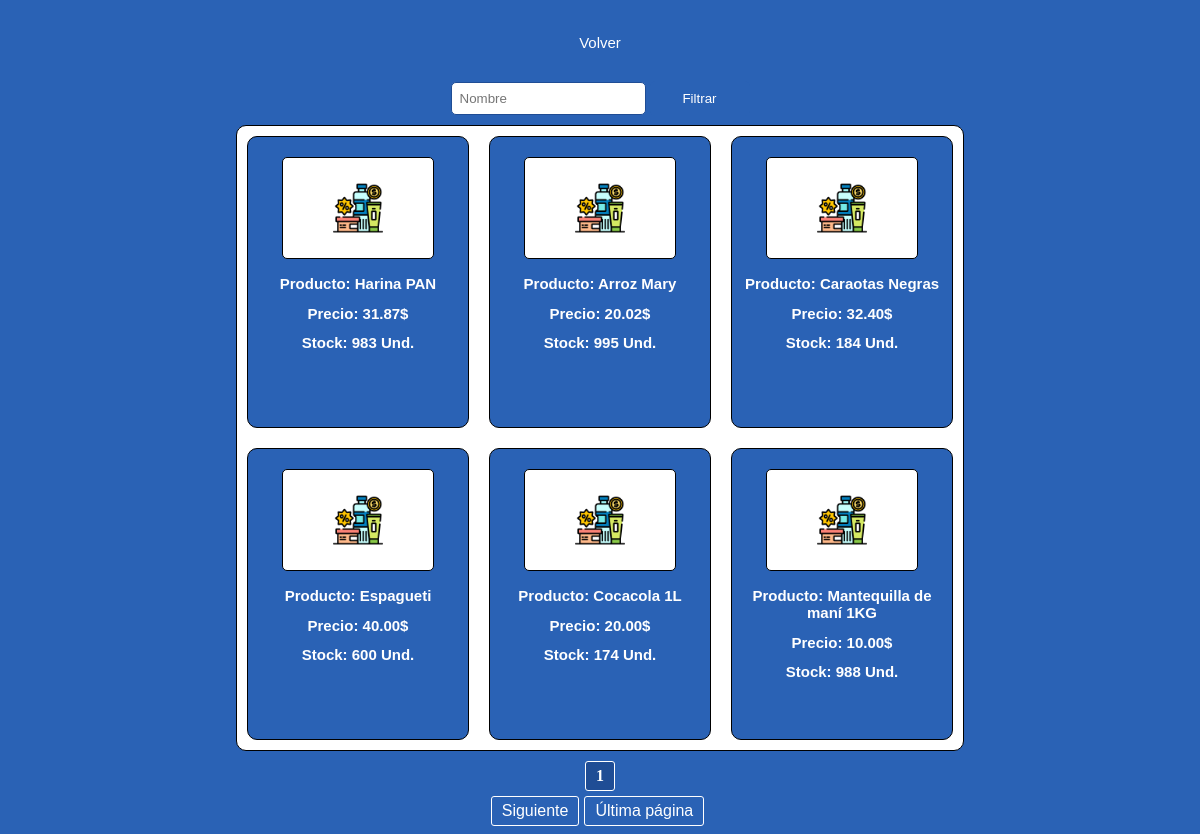
The page /Inventario/lista_productos/ on the database as committed earlier.
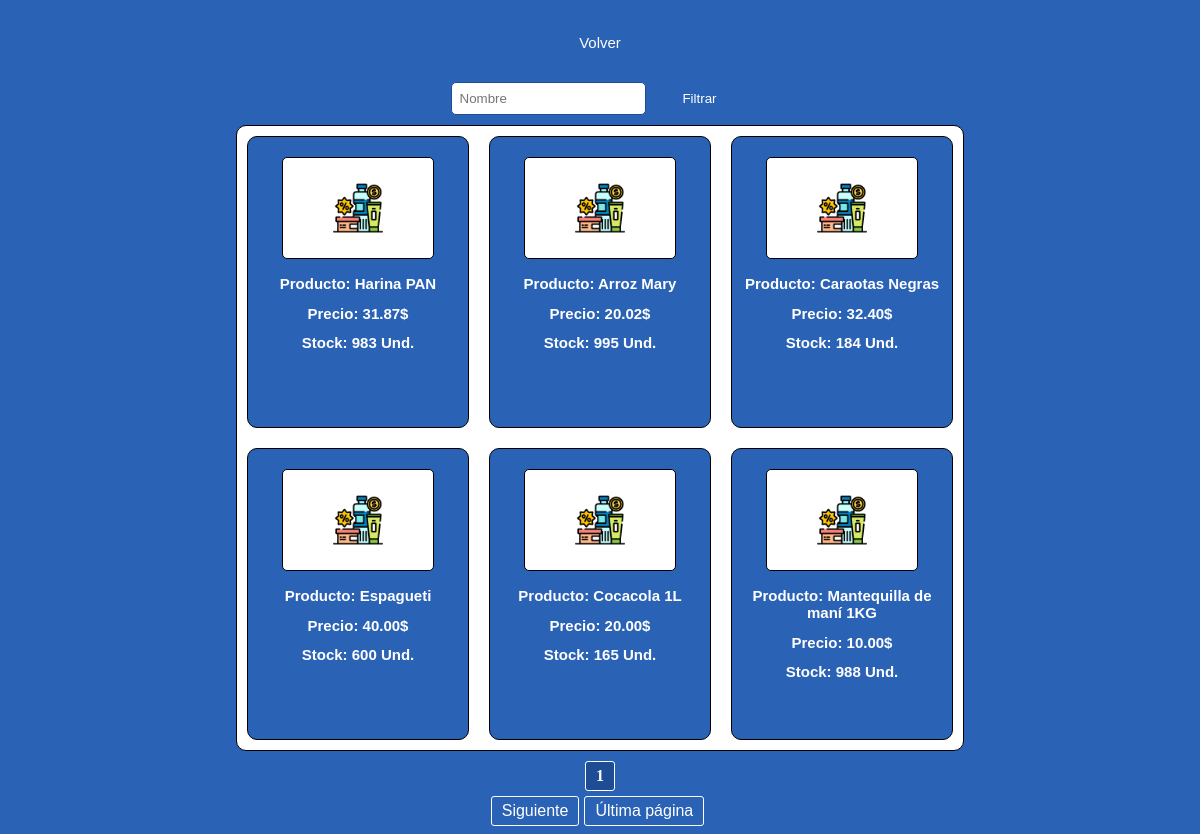
The same page on the database as committed later.
### Inventario/models.py (models this page shows)
class Productos(models.Model):
    nombre = models.CharField(max_length=100)
    codigo = models.IntegerField(unique=True, validators=[validate_unique_name])
    precio = models.DecimalField(max_digits=10, decimal_places=2)
    stock = models.IntegerField()
    proveedor = models.CharField(max_length=100)
    iva = models.IntegerField()

### Inventario/views.py (the view)
# urls.py: path('lista_productos/', views.lista_productos, name= "lista_productos"),
def lista_productos(request):
    filtro = request.GET.get('filtro')
    productos = Productos.objects.all()
    if filtro:
        productos = productos.filter(nombre__icontains=filtro)
    paginator = Paginator(productos, 6)
    page_number = request.GET.get('page')
    page_obj = paginator.get_page(page_number)
    return render(request, 'Inventario/lista_productos.html', {'page_obj': page_obj, 'filtro': filtro})

### Inventario/templates/Inventario/lista_productos.html (shortened to what this page needs)
{% load static %}
<!DOCTYPE html>
<html lang="es">
<head>
    <link rel="stylesheet" type="text/css" href="{% static 'css/lista_productos.css' %}">
</head>
<body>
    <div class="navegacion">
        <nav>
            <ul>
                {% if user.is_authenticated %}
                    <li><a href="{% url 'index_inventario' %}">Volver</a></li>
                    <li><a href="{% url 'logout_usuario' %}">Cerrar Sesión</a></li>
                {% else %}
                    <li><a href="{% url 'index' %}">Volver</a></li>
                {% endif %}
            </ul>
        </nav>
    </div>
    <form method="get" action="{% url 'lista_productos' %}">
        <input type="text" name="filtro" id="filtro" value="{{ request.GET.filtro }}" placeholder="Nombre">
        <button type="submit" value="Filtrar">Filtrar</button>
    </form>
    <div class="container">
        {% for producto in page_obj %}
            <div class="item">
                <img src="{% static 'img/productos.png' %}" alt="">
                <h2>Producto: {{ producto.nombre }}</h2>
                <h2>Precio: {{ producto.precio }}$</h2>
                <h2>Stock: {{ producto.stock }} Und.</h2>
            </div>
        {% empty %}
            {% if request.GET.filtro %}
                <p>No se encontraron productos con el filtro "{{ request.GET.filtro }}".</p>
            {% else %}
                <p>No se encontraron productos.</p>
            {% endif %}
        {% endfor %}
    </div>
    <div class="pagination">
        {% if page_obj.has_next %}
            <a href="?page={{ page_obj.next_page_number }}{% if request.GET.filtro %}&filtro={{ request.GET.filtro }}{% endif %}">Siguiente</a>
            <a href="?page={{ page_obj.paginator.num_pages }}{% if request.GET.filtro %}&filtro={{ request.GET.filtro }}{% endif %}">Última página</a>
        {% endif %}
        <span class="current-page">{{ page_obj.number }}</span>
    </div>
</body>
</html>

### Inventario/static/css/lista_productos.css (style rules this page uses)
body { background-color: #2a62b5; display: flex; flex-direction: column; justify-content: center; align-items: center; }
.navegacion { display: flex; justify-content: center; align-items: center; }
nav { display: flex; justify-content: center; float: left; align-items: center; }
nav ul { list-style: none; overflow: hidden; padding-left: 0px; }
nav ul li { float: left; font-family: 'Lucida Sans', 'Lucida Sans Regular', 'Lucida Grande', 'Lucida Sans Unicode', Geneva, Verdana, sans-serif; font-size: 20px; }
nav ul li a { display: block; padding: 10px; margin: 0px 10px 0px 10px; border-radius: 10px; color: #fff; text-decoration: none; font-size: 15px; font-family: 'Lucida Sans', 'Lucida Sans Regular', 'Lucida Grande', 'Lucida Sans Unicode', Geneva, Verdana, sans-serif; }
form input { font-family: 'Lucida Sans', 'Lucida Sans Regular', 'Lucida Grande', 'Lucida Sans Unicode', Geneva, Verdana, sans-serif; padding: 8px; margin: 5px 0px 10px 0px; border-radius: 5px; border: 1px solid; border-color: #1f4d95; }
button { font-family: 'Lucida Sans', 'Lucida Sans Regular', 'Lucida Grande', 'Lucida Sans Unicode', Geneva, Verdana, sans-serif; width: 100px; padding: 10px; background-color: #2a62b5; color: #fff; border: none; border-radius: 5px; cursor: pointer; }
.container { background-color: #fff; border: 1px solid; border-radius: 10px; display: grid; grid-template-columns: repeat(3, 1fr); grid-gap: 20px; padding: 10px 10px 10px 10px; }
h2 { font-size: 15px; font-family: 'Lucida Sans', 'Lucida Sans Regular', 'Lucida Grande', 'Lucida Sans Unicode', Geneva, Verdana, sans-serif; color: #fff; }
.item { background-color: #2a62b5; border: 1px solid; border-radius: 10px; text-align: center; justify-items: center; align-items: center; justify-content: center; padding: 20px 10px 20px 10px; width: 200px; height: 250px; }
.item img { width: 50px; height: 50px; padding: 25px 50px 25px 50px; border: 1px solid; border-radius: 5px; background-color: #fff; }
.pagination { display: flex; justify-content: center; align-items: center; margin-top: 10px; position: relative; }
.pagination a { padding: 5px 10px; margin: 35px 5px 0px 0px; text-decoration: none; color: #fff; border: 1px solid #fff; border-radius: 3px; position: relative; z-index: 2; font-family: 'Lucida Sans', 'Lucida Sans Regular', 'Lucida Grande', 'Lucida Sans Unicode', Geneva, Verdana, sans-serif; }
.current-page { padding: 5px 10px; margin: 30px 5px 0px 0px; font-weight: bold; color: #fff; background-color: #1f4d95; border: 1px solid #fff; border-radius: 3px; position: absolute; top: -30px; left: 50%; transform: translateX(-50%); z-index: 3; }

Rows that differ between the two databases and show on the page:
changed Productos "Cocacola 1L": stock "174" → "165"
